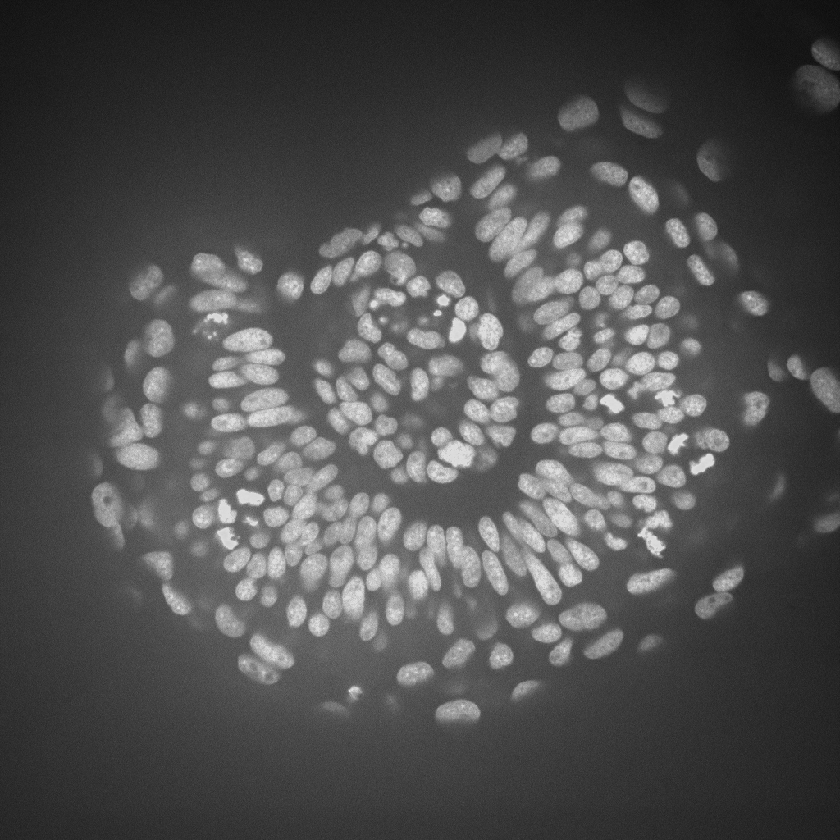
#> input picture docs/data/zebrafish_eye.tif, 840 x 840 px, shrunk from 1024 x 1024 before the run, found by its file name
$ jupyter execute 22_background_removal.ipynb
#> lines starting #> are read from the running program, lines starting #| are printed output that depends on the picture
# Background removal filters
There are also background removal filters. If there is a more or less homogeneous intensity spread over the whole image, potentially increasing in a direction, it is recommended to remove this background before segmenting the image.

[cell 1]
import numpy as np
from skimage.io import imread
from stackview import imshow
from skimage.filters import gaussian
from skimage.restoration import rolling_ball
from skimage.morphology import disk
import matplotlib.pyplot as plt
from skimage.filters import difference_of_gaussians
from skimage.morphology import white_tophat

As example image, we will work with a zebrafish eye data set (Courtesy of Mauricio Rocha Martins, Norden lab, MPI CBG). As you can see, there is some intensity spread around the nuclei we want to segment later on. The source of this background signal is out-of-focus light.

[cell 2]
# load zfish image and extract a channel
zfish_image = imread('data/zebrafish_eye.tif')
#> zfish_image is the input picture: shape (840, 840) uint16; min 3139, max 57619, mean 20698.9

imshow(zfish_image)
#> (this line was passed over: stackview is not available in this run)

To subtract the background, we need to determine it first. We can use the [rolling-ball algorithm](https://scikit-image.org/docs/stable/auto_examples/segmentation/plot_rolling_ball.html) for that. The radius parameter configures how distant pixels should be taken into account for determining the background intensity.

[cell 3]
background_rolling = rolling_ball(zfish_image, radius=25)
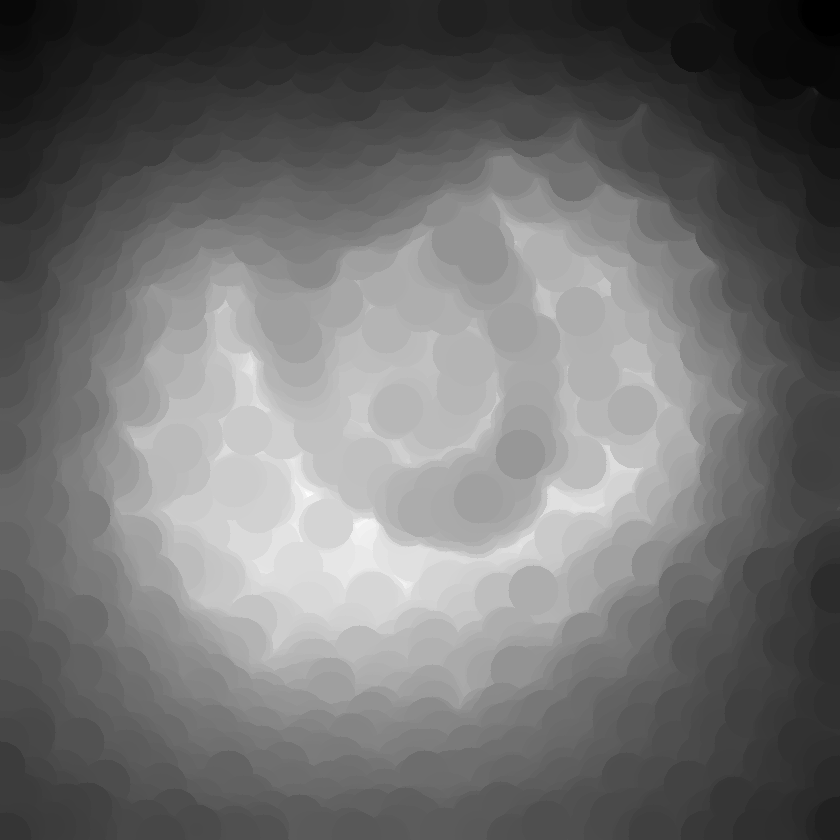
#> background_rolling: shape (840, 840) uint16; min 3139, max 26662, mean 13511.1; drawn with min black and max white

imshow(background_rolling)
#> (this line was passed over: stackview is not available in this run)

Afterwards, we subtract the background from the original and display all three images:

[cell 4]
zfish_rolling = zfish_image - background_rolling
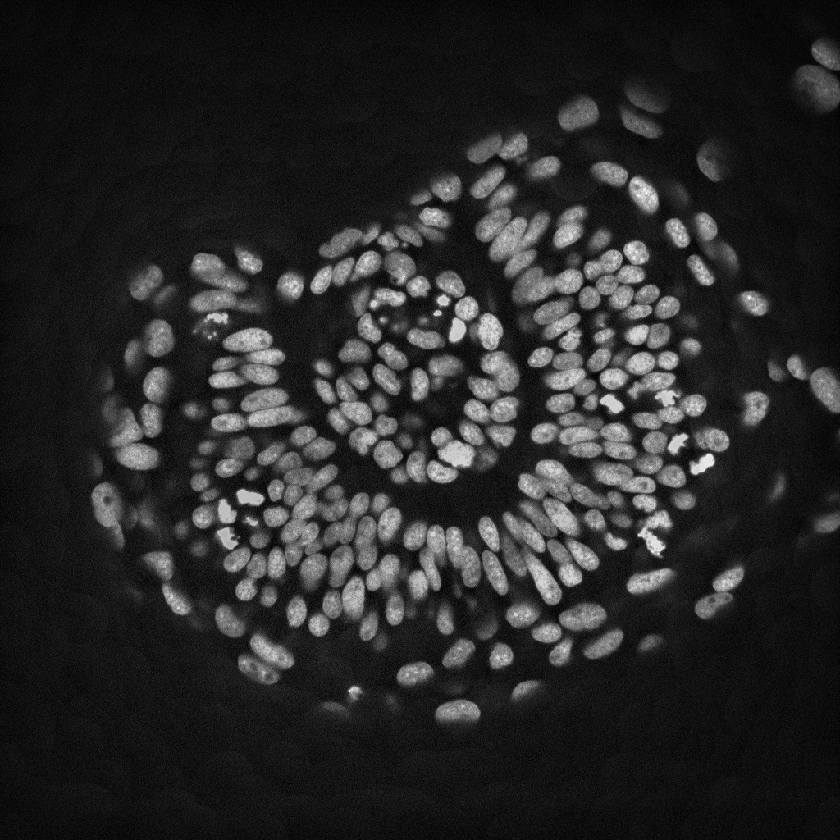
#> zfish_rolling: shape (840, 840) uint16; min 0, max 45111, mean 7187.8; drawn with min black and max white

imshow(zfish_rolling)
#> (this line was passed over: stackview is not available in this run)

For visualization purposes, we show all the three images side-by-side.

[cell 5]
fig, axs = plt.subplots(1, 3, figsize=(15,10))
imshow(zfish_image, plot=axs[0])
#> (this line was passed over: stackview is not available in this run)
axs[0].set_title("Original")
imshow(background_rolling, plot=axs[1])
#> (this line was passed over: stackview is not available in this run)
axs[1].set_title("Background (rolling ball)")
imshow(zfish_rolling, plot=axs[2])
#> (this line was passed over: stackview is not available in this run)
axs[2].set_title("Background subtracted")

We could do the same using a Gaussian blur filter.

[cell 6]
background_gaussian = gaussian(zfish_image, sigma=20, preserve_range=True)
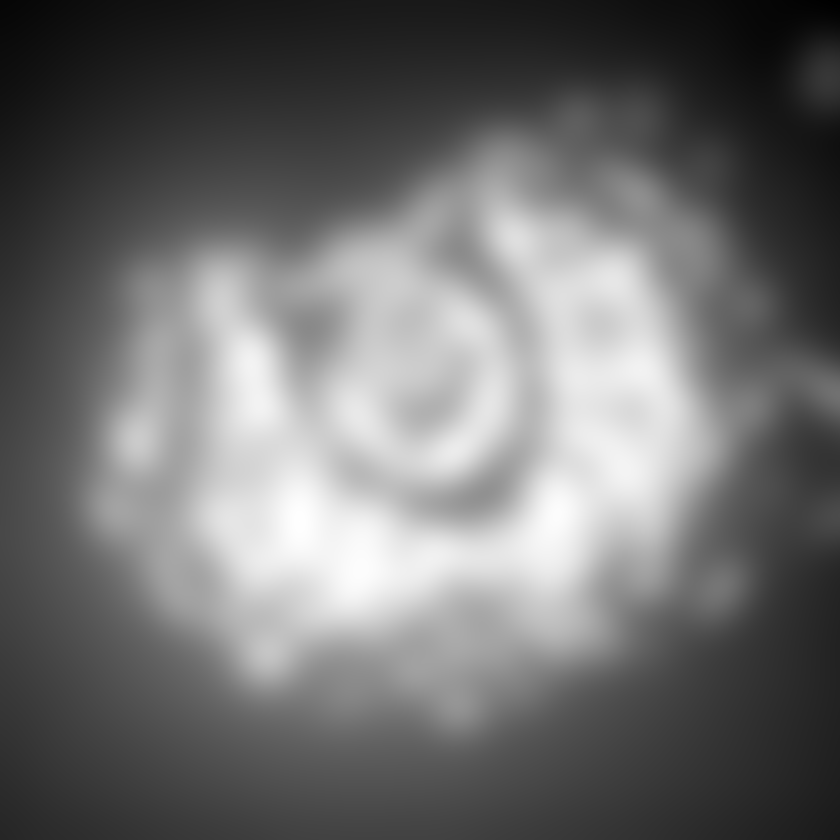
#> background_gaussian: shape (840, 840) float64; min 4786.9, max 41175.5, mean 20677.6; drawn with min black and max white
zfish_gaussian = zfish_image - background_gaussian
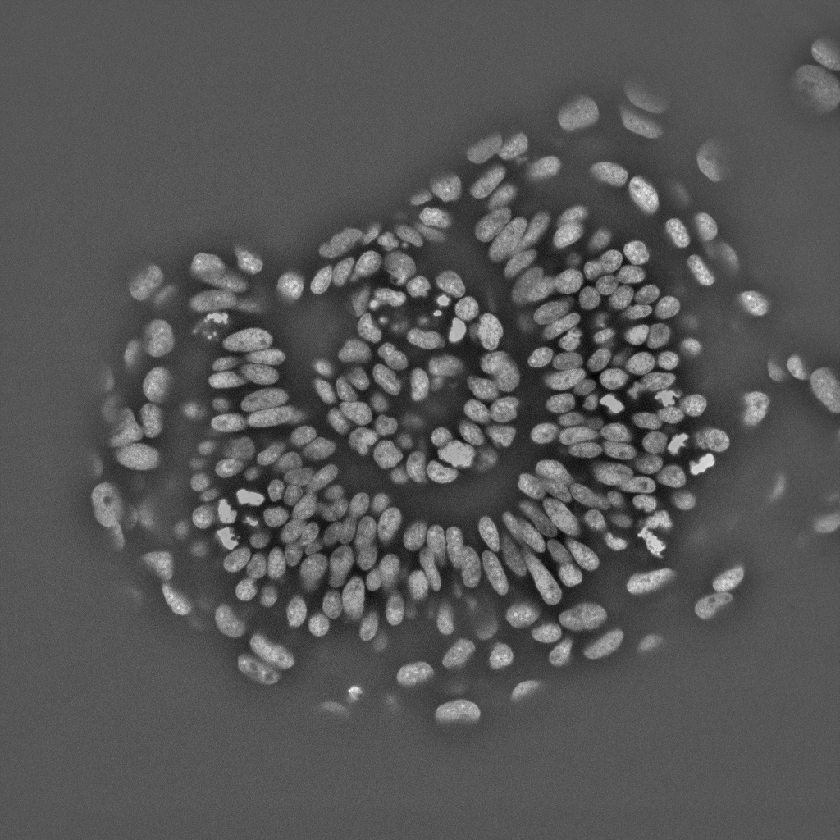
#> zfish_gaussian: shape (840, 840) float64; min -18596, max 35926.5, mean 21.2; drawn with min black and max white

fig, axs = plt.subplots(1, 3, figsize=(15,10))
imshow(zfish_image, plot=axs[0])
#> (this line was passed over: stackview is not available in this run)
axs[0].set_title("Original")
imshow(background_gaussian, plot=axs[1])
axs[1].set_title("Background (Gaussian)")
imshow(zfish_gaussian, plot=axs[2])
axs[2].set_title("Background subtracted")

$ run again, with docs/data/blobs.tif copied over docs/data/zebrafish_eye.tif
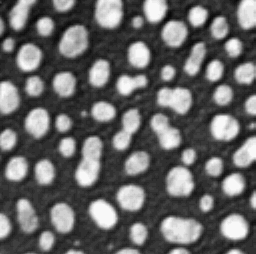
#> input picture docs/data/blobs.tif, 256 x 254 px, found by its file name
#> zfish_image is the input picture: shape (254, 256); min 8, max 248, mean 103.3
#> `background_gaussian = gaussian(zfish_image, sigma=20, preserve_range=T..`:
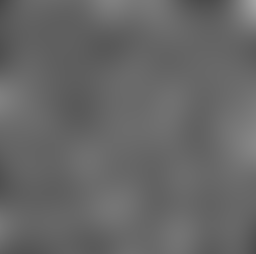
#> background_gaussian: shape (254, 256) float64; min 73.3, max 163.4, mean 103.3
#> `zfish_gaussian = zfish_image - background_gaussian`:
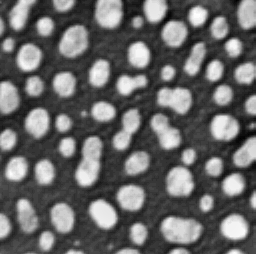
#> zfish_gaussian: shape (254, 256) float64; min -109.1, max 156.6, mean -0.1; drawn with min black and max white

$ run again, with docs/data/blobs_stitching1_overlap40.tif copied over docs/data/zebrafish_eye.tif
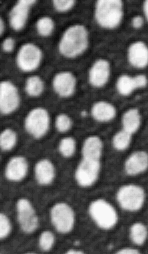
#> input picture docs/data/blobs_stitching1_overlap40.tif, 148 x 254 px, found by its file name
#> zfish_image is the input picture: shape (254, 148); min 8, max 248, mean 102.2
#> `background_gaussian = gaussian(zfish_image, sigma=20, preserve_range=T..`:
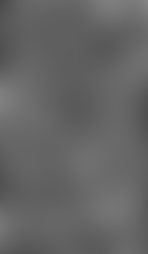
#> background_gaussian: shape (254, 148) float64; min 73.3, max 134.4, mean 101.1
#> `zfish_gaussian = zfish_image - background_gaussian`:
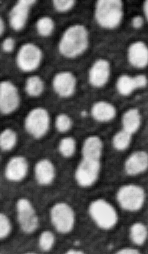
#> zfish_gaussian: shape (254, 148) float64; min -96.52, max 155.9, mean 1.1; drawn with min black and max white

$ run again, with docs/data/blobs_stitching2_overlap40.tif copied over docs/data/zebrafish_eye.tif
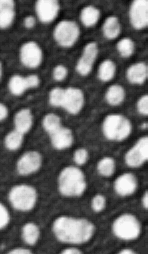
#> input picture docs/data/blobs_stitching2_overlap40.tif, 148 x 254 px, found by its file name
#> zfish_image is the input picture: shape (254, 148); min 8, max 248, mean 105.3
#> `background_gaussian = gaussian(zfish_image, sigma=20, preserve_range=T..`:
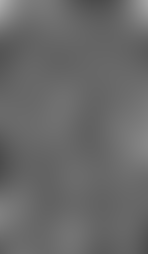
#> background_gaussian: shape (254, 148) float64; min 77.19, max 173.1, mean 105.5
#> `zfish_gaussian = zfish_image - background_gaussian`:
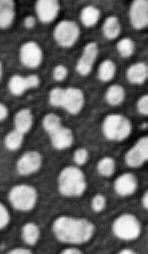
#> zfish_gaussian: shape (254, 148) float64; min -109.1, max 156.6, mean -0.2; drawn with min black and max white
